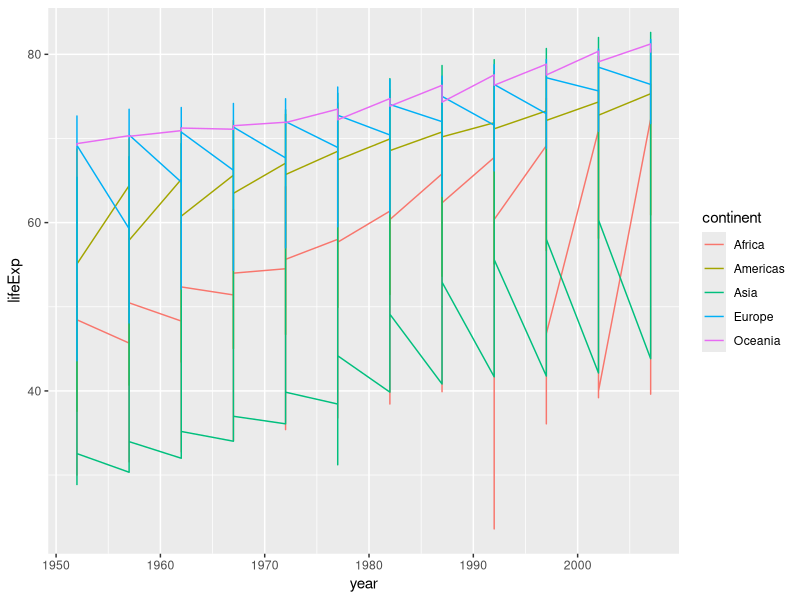
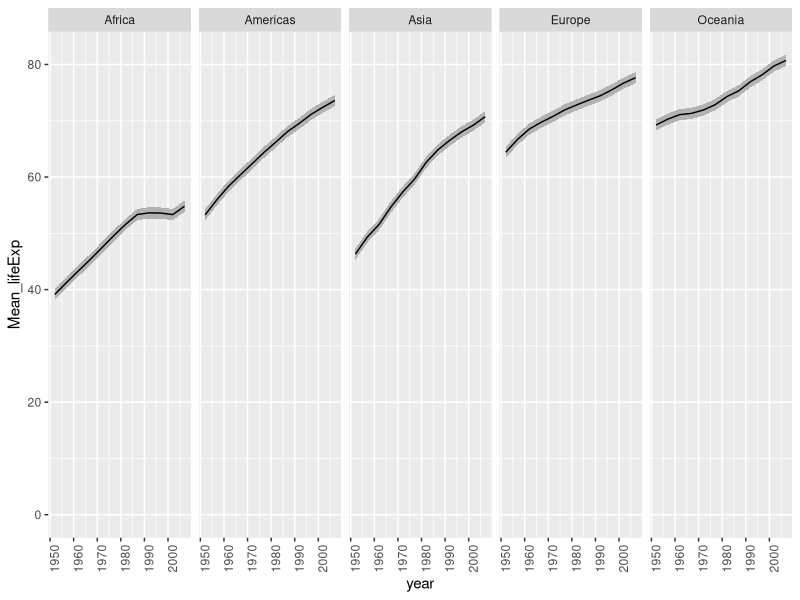

Write R code to recreate these figures, in order.
## ---- chunk 1
knitr::opts_chunk$set(echo = TRUE)
options(contrasts = c("contr.sum", "contr.poly"))
require("ggplot2")
require("dplyr")
## ---- chunk 2
gapminder <- read.csv("gapminder.csv")
summary(gapminder)
## ---- chunk 3
gapminder %>%
  ggplot(aes(x=year, y=lifeExp, colour=continent)) +
    geom_line()
## ---- chunk 4
gapminder %>%
  group_by(continent, year) %>%
  summarise_at(vars(lifeExp), list(Min = min, Med = median, Mean = mean, Max = max, Sd = sd)) %>%
  data.frame()
## ---- chunk 5
gapminder %>%
  group_by(continent, year) %>%
  summarise(Mean_lifeExp= mean(lifeExp, na.rm = T), .groups = 'drop') %>%
  ggplot(aes(x=year, y=Mean_lifeExp)) +
  geom_ribbon(aes(ymin= Mean_lifeExp - 1, ymax = Mean_lifeExp + 1), fill = "grey70") +
  geom_line() +
  facet_grid(.~continent) +
  theme(axis.text.x = element_text(angle=90)) +
  ylim(0, NA)
